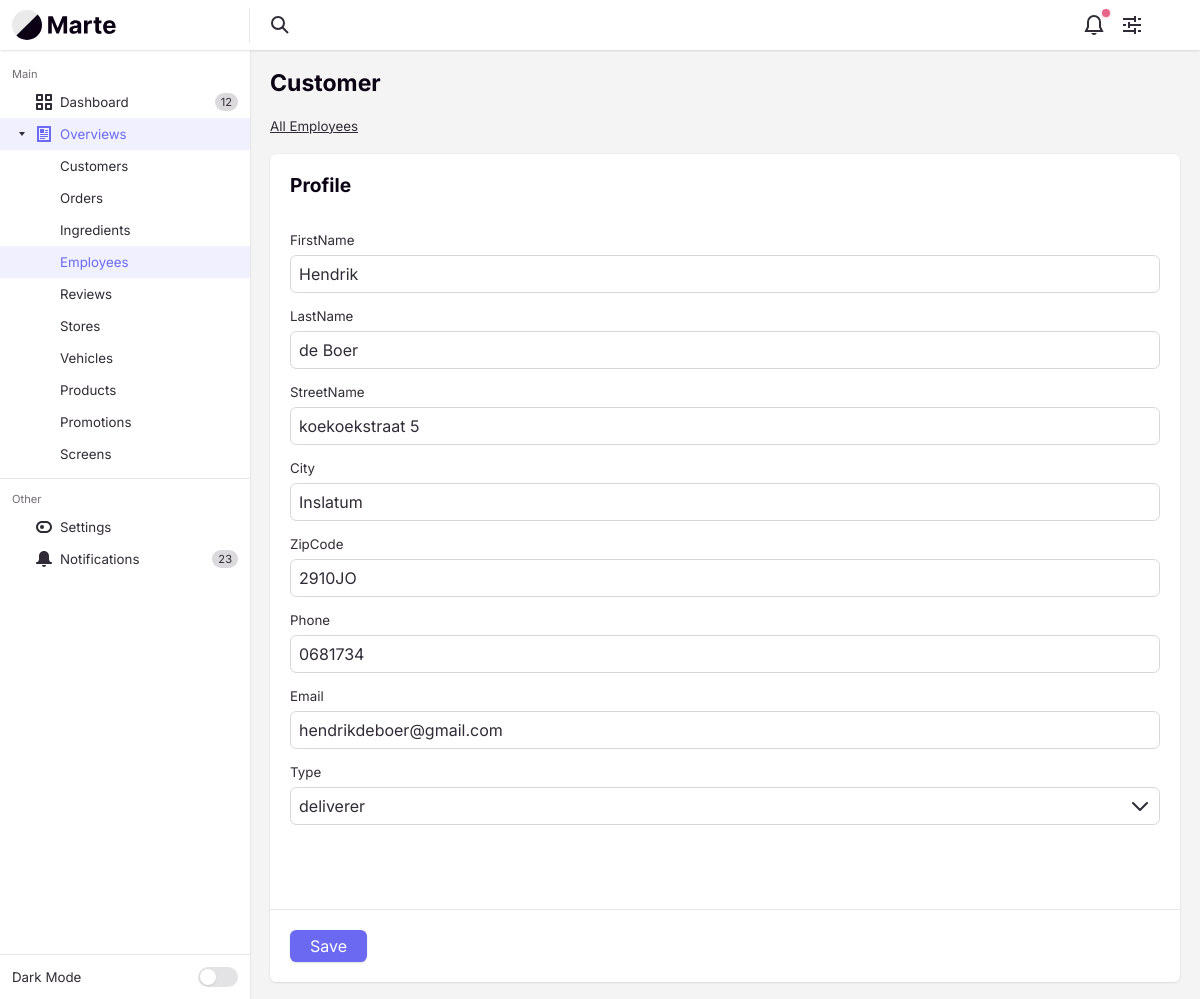
/employeeController/update/3541/, run on the app's committed database.
### tables this page shows
CREATE TABLE `employees` (
  `employeeId` varchar(4) NOT NULL,
  `employeeFirstName` varchar(255) NOT NULL,
  `employeeRole` enum('deliverer','chef','manager') NOT NULL,
  `employeeIsActive` tinyint(1) NOT NULL DEFAULT 1,
  `employeeCreateDate` int(10) NOT NULL,
  `employeeDescritption` text DEFAULT NULL,
  `employeeLastName` varchar(255) NOT NULL,
  `employeeStreetName` varchar(255) NOT NULL,
  `employeeZipCode` varchar(10) NOT NULL,
  `employeeCity` varchar(255) NOT NULL,
  `employeePhone` varchar(10) NOT NULL,
  `employeeEmail` varchar(255) NOT NULL
);

### app/libraries/Core.php (called while the page is built, shortened)
<?php
class Core
{
    protected $currentMethod = 'index';
    public function __construct()
    {
        $url = $this->getUrl();
        $this->currentController = new $this->currentController();
        if (isset($url[1])) {
            if (method_exists($this->currentController, $url[1])) {
                $this->currentMethod = $url[1];
            } else if (!empty($url[1])) {
                require APPROOT . '/views/includes/404.php';
                exit;
            }
        }
        $this->params = $url ? [$url[2]] : [];
        call_user_func_array([$this->currentController, $this->currentMethod], $this->params);
    }
    public function getUrl()
    {
        $incoming = $_SERVER['REQUEST_URI'];
        $incoming = str_replace("/pizzapalacebackend/", "", $incoming);
        $incoming = trim($incoming, "/");
        $url = filter_var($incoming, FILTER_SANITIZE_URL);
        $url = explode('/', $url);
        $urlController = $url[0];
        $urlAction = "";
        if (array_key_exists(1, $url)) {
            $urlAction = explode('?', $url[1])[0];
        }
        $urlSlug = $url;
        if (array_key_exists(2, $url)) {
            $urlSlug = $url[2];
        }
        $output = [$urlController, $urlAction, $urlSlug];
        return $output;
    }
}

### app/require.php (called while the page is built, shortened)
<?php
  require_once 'libraries/Core.php';
  require_once 'libraries/Controller.php';
  require_once 'libraries/Database.php';
  $init = new Core();

### public/index.php (called while the page is built)
<?php
  require_once '../app/require.php';
?>

### app/libraries/Database.php (called while the page is built, shortened)
<?php
  class Database {
    private $dbHost = DB_HOST;
    private $dbUser = DB_USER;
    private $dbPass = DB_PASS;
    private $dbName = DB_NAME;
    private $statement;
    private $dbHandler;
    public function __construct()
    {
      $conn = 'mysql:host=' . $this->dbHost . ";dbname=" . $this->dbName;
      $options = array(
        PDO::ATTR_PERSISTENT => true,
        PDO::ATTR_ERRMODE => PDO::ERRMODE_EXCEPTION,
        PDO::ATTR_EMULATE_PREPARES => false
      );
      try
      {
        $this->dbHandler = new PDO($conn, $this->dbUser, $this->dbPass, $options);
      }
      catch(PDOException $e) {
        $this->error = $e->getMessage();
        echo $this->error;
      }
    }
    public function query($sql) {
      $this->statement = $this->dbHandler->prepare($sql);
    }
    public function bind($parameter, $value, $type=null) {
      switch (is_null($type)) {
        default:
          $type = PDO::PARAM_STR;
      }
      $this->statement->bindValue($parameter, $value, $type);
    }
    public function execute() {
      return $this->statement->execute();
    }
    public function single() {
      $this->execute();
      return $this->statement->fetch(PDO::FETCH_OBJ);
    }
  }
?>

### app/models/EmployeeModel.php (called while the page is built, shortened)
<?php
class EmployeeModel
{
    private $db;
    public function __construct()
    {
        $this->db = new Database();
    }
    public function getEmployeeById($employeeId)
    {
        $this->db->query("SELECT employeeId,
                                 employeeFirstName,
                                 employeeLastName,
                                 employeeRole,
                                 employeeCreateDate,
                                 employeeCity,
                                 employeePhone,
                                 employeeEmail,
                                 employeeStreetName,
                                 employeeZipCode
                                 FROM employees
                                 WHERE employeeIsActive = 1 AND employeeId = :id");
        $this->db->bind(":id", $employeeId);
        return $this->db->single();
    }
}

### app/views/backend/employee/update.php (the view, shortened to what this page needs)
<?php require APPROOT . '/views/includes/head.php'; ?>
<div class="margin-bottom-md">
    <h1 class="text-lg">Customer</h1>
</div>
<div class="margin-bottom-md">
    <nav class="breadcrumbs text-sm" aria-label="Breadcrumbs">
        <ol class="flex flex-wrap gap-xxs">
            <li class="breadcrumbs__item">
                <a href="<?= URLROOT ?>employeeController/overview" class="color-inherit">All Employees</a>
            </li>
        </ol>
    </nav>
</div>
<div class="bg radius-md shadow-xs">
    <form action="<?= URLROOT; ?>employeeController/update" method="post">
        <div class="padding-md">
            <fieldset class="margin-bottom-xl">
                <legend class="form-legend margin-bottom-md">Profile</legend>
                <div class="margin-bottom-sm">
                    <div class="grid gap-xxs">
                        <div class="col-3@lg">
                            <label class="inline-block text-sm padding-top-xs@lg" for="employeeFirstName">FirstName</label>
                        </div>
                        <div class="col-6@lg">
                            <input class="form-control width-100%" type="text" name="employeeFirstName" id="employeeFirstName" value="<?= $data['row']->employeeFirstName; ?>">
                        </div>
                    </div>
                </div>
                <div class="margin-bottom-sm">
                    <div class="grid gap-xxs">
                        <div class="col-3@lg">
                            <label class="inline-block text-sm padding-top-xs@lg" for="employeeLastName">LastName</label>
                        </div>
                        <div class="col-6@lg">
                            <input class="form-control width-100%" type="text" name="employeeLastName" id="employeeLastName" value="<?= $data['row']->employeeLastName; ?>">
                        </div>
                    </div>
                </div>
                <div class="margin-bottom-sm">
                    <div class="grid gap-xxs">
                        <div class="col-3@lg">
                            <label class="inline-block text-sm padding-top-xs@lg" for="employeeStreetName">StreetName</label>
                        </div>
                        <div class="col-6@lg">
                            <input class="form-control width-100%" type="text" name="employeeStreetName" id="employeeStreetName" value="<?= $data['row']->employeeStreetName; ?>">
                        </div>
                    </div>
                </div>
                <div class="margin-bottom-sm">
                    <div class="grid gap-xxs">
                        <div class="col-3@lg">
                            <label class="inline-block text-sm padding-top-xs@lg" for="employeeCity">City</label>
                        </div>
                        <div class="col-6@lg">
                            <input class="form-control width-100%" type="text" name="employeeCity" id="employeeCity" value="<?= $data['row']->employeeCity; ?>">
                        </div>
                    </div>
                </div>
                <div class="margin-bottom-sm">
                    <div class="grid gap-xxs">
                        <div class="col-3@lg">
                            <label class="inline-block text-sm padding-top-xs@lg" for="employeeZipCode">ZipCode</label>
                        </div>
                        <div class="col-6@lg">
                            <input class="form-control width-100%" type="text" name="employeeZipCode" id="employeeZipCode" value="<?= $data['row']->employeeZipCode; ?>">
                        </div>
                    </div>
                </div>
                <div class="margin-bottom-sm">
                    <div class="grid gap-xxs">
                        <div class="col-3@lg">
                            <label class="inline-block text-sm padding-top-xs@lg" for="employeePhone">Phone</label>
                        </div>
                        <div class="col-6@lg">
                            <input class="form-control width-100%" type="number" name="employeePhone" id="employeePhone" value="<?= $data['row']->employeePhone; ?>">
                        </div>
                    </div>
                </div>
                <div class="margin-bottom-sm">
                    <div class="grid gap-xxs">
                        <div class="col-3@lg">
                            <label class="inline-block text-sm padding-top-xs@lg" for="employeeEmail">Email</label>
                        </div>
                        <div class="col-6@lg">
                            <input class="form-control width-100%" type="email" name="employeeEmail" id="employeeEmail" value="<?= $data['row']->employeeEmail; ?>">
                        </div>
                    </div>
                </div>
                <div class="margin-bottom-sm">
                    <div class="grid gap-xxs">
                        <div class="col-3@lg">
                            <label class="inline-block text-sm padding-top-xs@lg" for="employeeRole">Type</label>
                        </div>
                        <div class="col-6@lg">
                            <div class="select">
                                <select class="select__input form-control" name="employeeRole" id="employeeRole">
                                    <option><?php echo $data['row']->employeeRole; ?></option>
                                </select>
                            </div>
                        </div>
                    </div>
                </div>
            </fieldset>
        </div>
        <div class="border-top border-alpha padding-md">
            <div class="flex flex-wrap gap-xs justify-between">
                <button class="btn btn--primary">Save</button>
            </div>
        </div>
    </form>
</div>
<?php require APPROOT . '/views/includes/footer.php'; ?>

### data on the page
employees: employeeFirstName "Hendrik", employeeLastName "de Boer", employeeStreetName "koekoekstraat 5", employeeCity "Inslatum", employeeZipCode "2910JO", employeePhone "0681734", employeeEmail "hendrikdeboer@gmail.com", employeeRole "deliverer"
